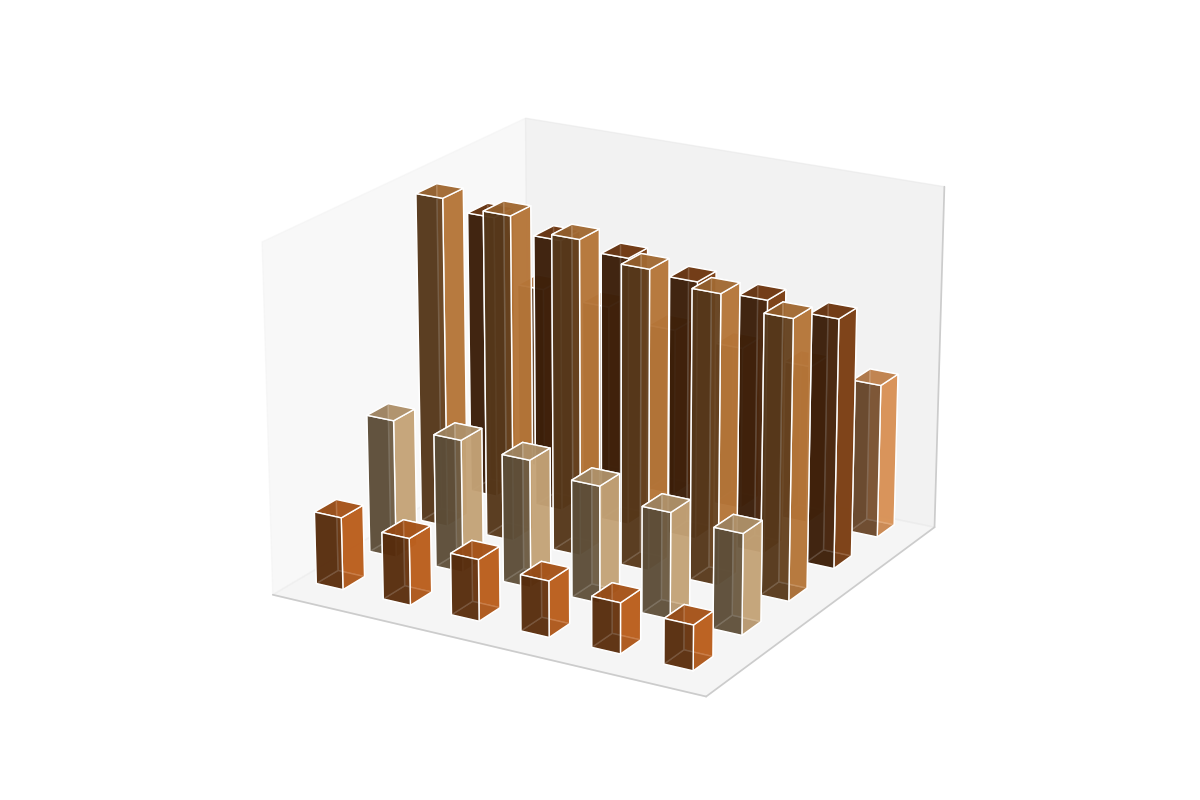

The Python source for this figure:
import matplotlib.pyplot as plt
import numpy as np
from mpl_toolkits.mplot3d import Axes3D

years = np.array([2015, 2016, 2017, 2018, 2019, 2020])
continents = ['North America', 'South America', 'Europe', 'Asia', 'Africa']
consumption = np.array([
    [28, 29, 30, 31, 33, 34],
    [45, 46, 47, 49, 50, 52],
    [50, 52, 54, 57, 59, 60],
    [18, 19, 21, 23, 24, 25],
    [8, 9, 10, 11, 12, 13],
])

fig = plt.figure(figsize=(12, 8))
ax = fig.add_subplot(111, projection='3d')

_x, _y = np.meshgrid(np.arange(len(years)), np.arange(len(continents)))
x, y = _x.flatten(), _y.flatten()
z = np.zeros_like(x)
dx = dy = 0.4
dz = consumption.flatten()

# Shuffled color order for the continents
colors = ['#F4A460', '#8B4513', '#CD853F', '#DEB887', '#D2691E']

for i in range(len(continents)):
    ax.bar3d(x[y == i], y[y == i], z[y == i], dx, dy, dz[y == i], color=colors[i], alpha=0.8)

ax.set_xticks([])
ax.set_yticks([])
ax.set_zticks([])

ax.view_init(elev=20, azim=120)
plt.tight_layout()
plt.show()
